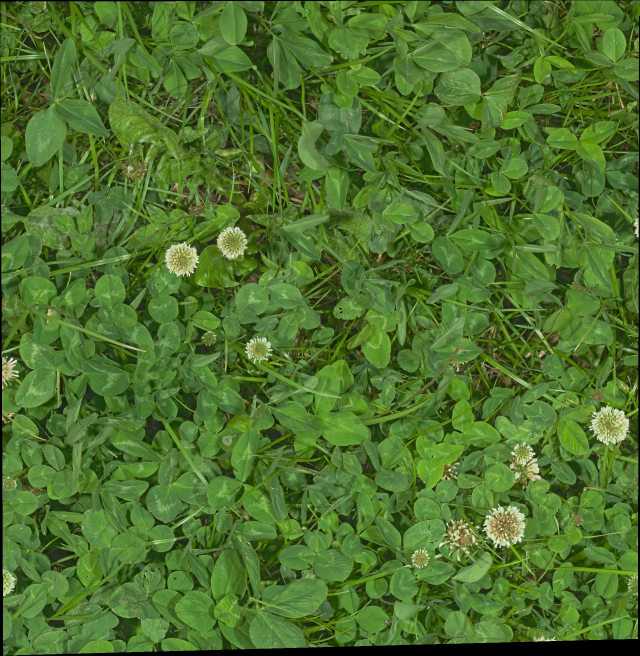
#> input picture grass/biomass_image_train_0006.jpg, 1918 x 1967 px (shown at 1/3 size); its folder holds 4 pictures in this run
$ python data_preparation.py
#> lines starting #> are read from the running program, lines starting #| are printed output that depends on the picture
# CS5330 lab2
# Jiaqi Liu / Pingqi An
# data_preparation.py
# 10/13/2024

import os
import cv2
import numpy as np
from sklearn.model_selection import train_test_split

# Specify relative paths to the grass and wood image folders
grass_folder = './grass'
wood_folder = './wood'
resize_dims = (200, 200)  # Set a uniform image size

def fetch_images(directory, label_value):
#> called with directory = './grass', label_value = 0
    image_data = []  # List to store image data
    image_labels = []  # List to store image labels
    file_list = os.listdir(directory)  # Get all files in the directory
    index = 0
    # Use a while loop to iterate through the files
    while index < len(file_list):
        file = file_list[index]
        # Read the image and convert it to grayscale
        image = cv2.imread(os.path.join(directory, file), cv2.IMREAD_GRAYSCALE)
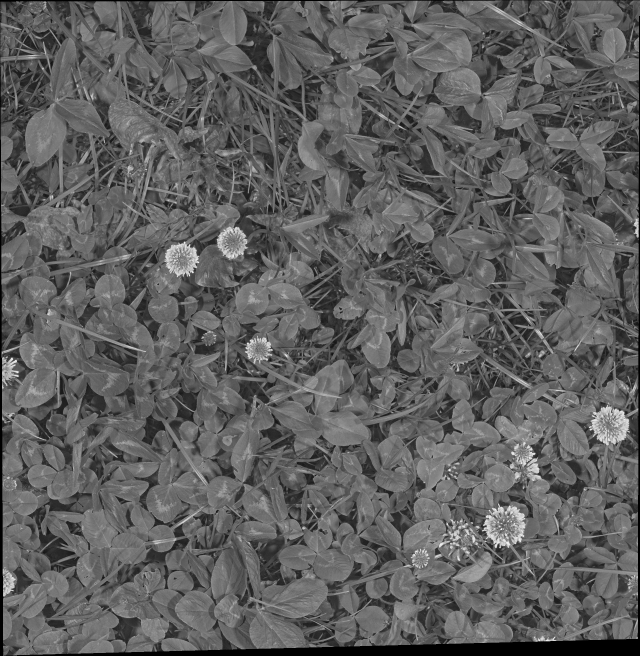
#> image: shape (1967, 1918) (shown at 1/3 size); min 0, max 255, mean 95.4
        if image is not None:# Check if the image was successfully loaded
            resized_image = cv2.resize(image, resize_dims)  # Resize the image
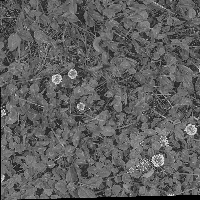
#> resized_image: shape (200, 200); min 0, max 245, mean 95.4
            image_data.append(resized_image)  # Add the resized image to the list
            image_labels.append(label_value)  # Add the corresponding label to the list
        index += 1
#> pass 2 of the loop in fetch_images, `while index < len(file_list):`:
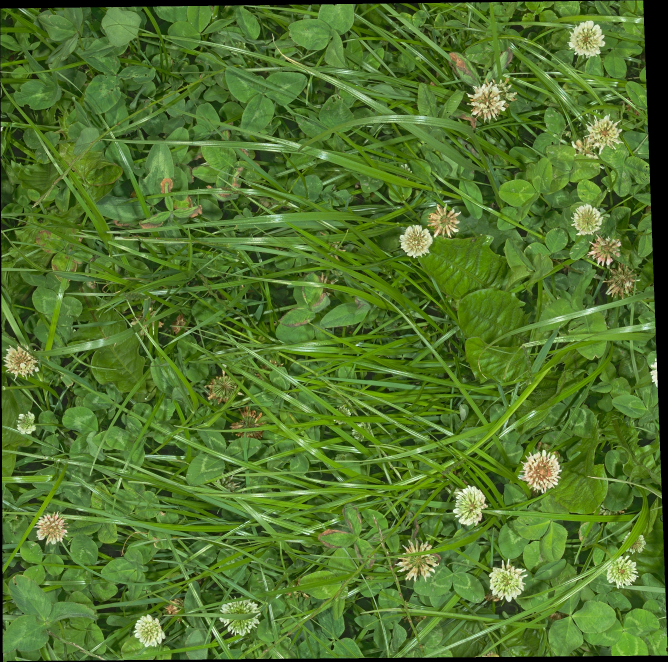
#> input picture grass/biomass_image_train_0010.jpg, 2004 x 1984 px (shown at 1/3 size)
#> in fetch_images, `image = cv2.imread(os.path.join(directory, file), cv2.IMREAD_GRAYSCALE)`:
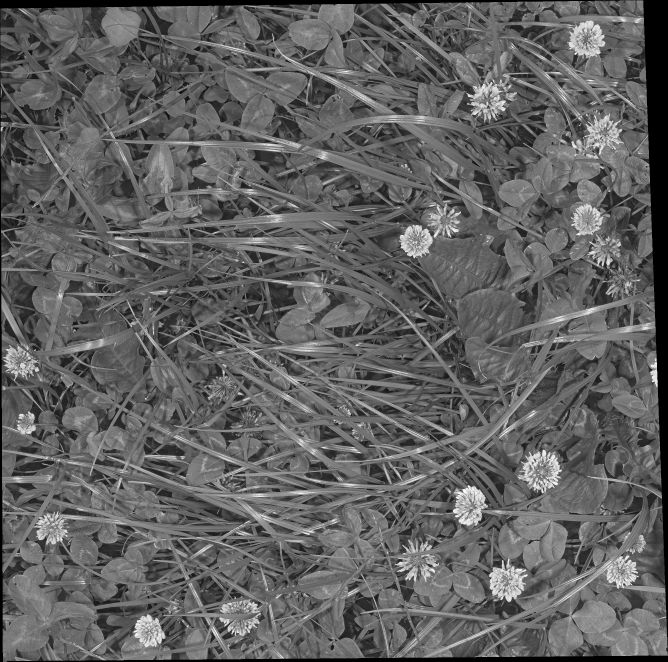
#> image: shape (1984, 2004) (shown at 1/3 size); min 0, max 255, mean 97.1
#> in fetch_images, `resized_image = cv2.resize(image, resize_dims)`:
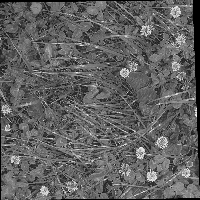
#> resized_image: shape (200, 200); min 0, max 247, mean 96.9
#> pass 3 of the loop in fetch_images, `while index < len(file_list):`:
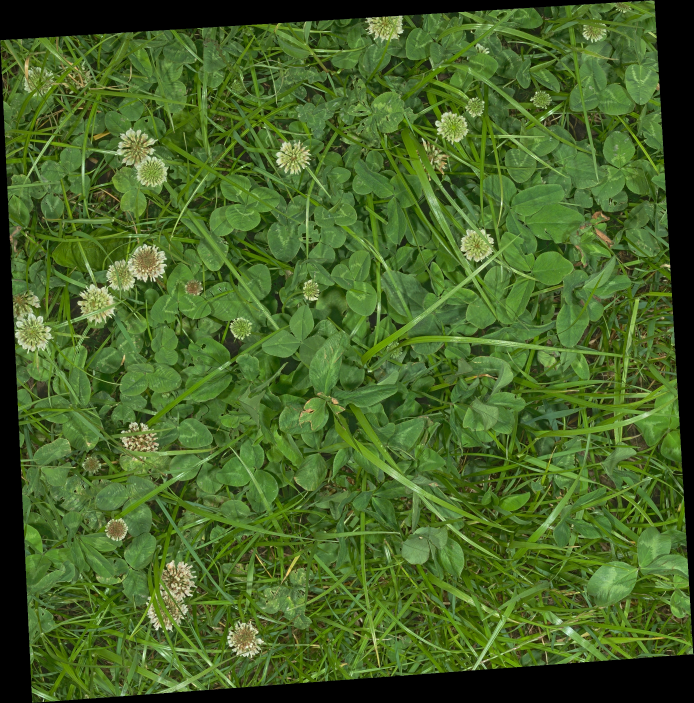
#> input picture grass/biomass_image_train_0024.jpg, 2080 x 2109 px (shown at 1/3 size)
#> in fetch_images, `image = cv2.imread(os.path.join(directory, file), cv2.IMREAD_GRAYSCALE)`:
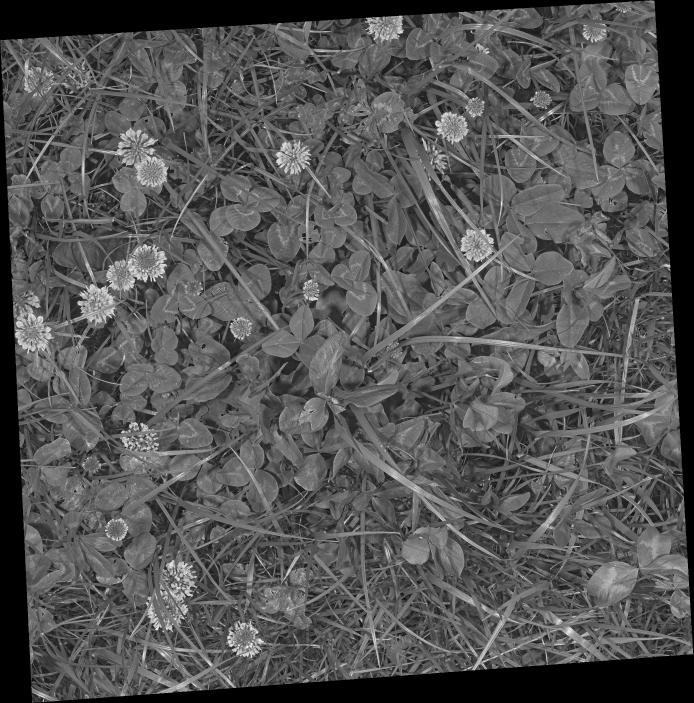
#> image: shape (2109, 2080) (shown at 1/3 size); min 0, max 254, mean 84.1
#> in fetch_images, `resized_image = cv2.resize(image, resize_dims)`:
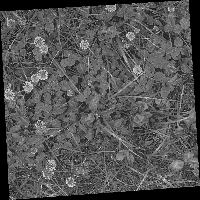
#> resized_image: shape (200, 200); min 0, max 241, mean 84
#> the loop made 4 passes; the first 3 are shown
    return image_data, image_labels

# Load grass and wood image data
grass_data, grass_tags = fetch_images(grass_folder, 0)  # 0 represents the label for grass
wood_data, wood_tags = fetch_images(wood_folder, 1)    # 1 represents the label for wood
#> (the run stopped early here; a loop or call above may not have finished)
